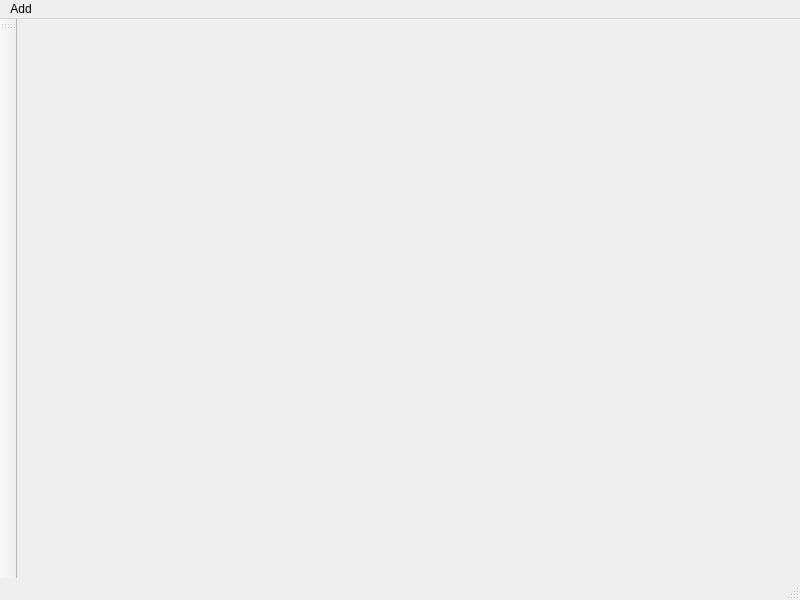
<?xml version="1.0" encoding="UTF-8"?>
<ui version="4.0">
 <class>MainWindow</class>
 <widget class="QMainWindow" name="MainWindow">
  <property name="geometry">
   <rect>
    <x>0</x>
    <y>0</y>
    <width>800</width>
    <height>600</height>
   </rect>
  </property>
  <property name="windowTitle">
   <string>MainWindow</string>
  </property>
  <widget class="QWidget" name="centralwidget">
   <layout class="QHBoxLayout" name="horizontalLayout"/>
  </widget>
  <widget class="QMenuBar" name="menubar">
   <property name="geometry">
    <rect>
     <x>0</x>
     <y>0</y>
     <width>800</width>
     <height>25</height>
    </rect>
   </property>
   <widget class="QMenu" name="menu">
    <property name="title">
     <string>Add</string>
    </property>
   </widget>
   <addaction name="menu"/>
  </widget>
  <widget class="QStatusBar" name="statusbar"/>
  <widget class="QToolBar" name="toolBar">
   <property name="windowTitle">
    <string>toolBar</string>
   </property>
   <property name="allowedAreas">
    <set>Qt::AllToolBarAreas</set>
   </property>
   <attribute name="toolBarArea">
    <enum>LeftToolBarArea</enum>
   </attribute>
   <attribute name="toolBarBreak">
    <bool>false</bool>
   </attribute>
  </widget>
 </widget>
 <resources/>
 <connections/>
</ui>
